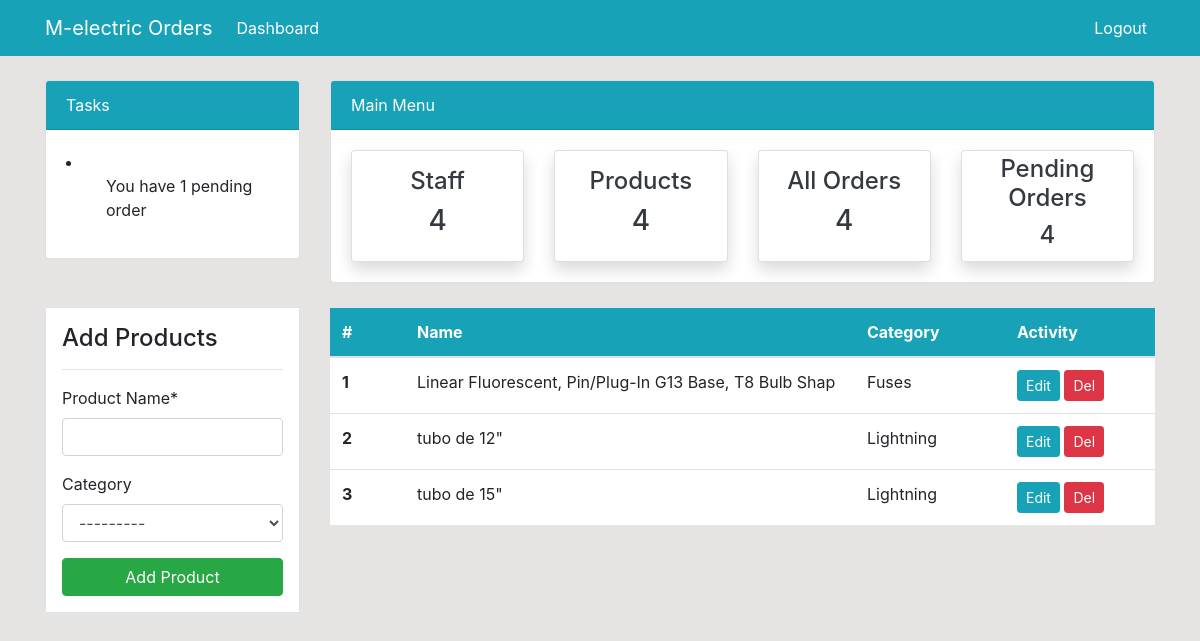
/products (signed in), run on the app's committed database.
### dashboard/models.py (models this page shows, shortened)
class Product(models.Model):
	product_name = models.CharField('Product Name', max_length=100)
	category = models.ForeignKey(Category, blank=True, null=True, on_delete=models.CASCADE)

class Category(models.Model):
	category_name = models.CharField('Category', max_length=50)
	def __str__(self):
		return self.category_name

### dashboard/views.py (the view)
# urls.py: path('products', views.products, name='products'),
@login_required
def products(request):
    products_list = Product.objects.all()
    if request.method == 'POST':
        form = ProductForm(request.POST)
        if form.is_valid:
            form.save()
            return redirect('products')
    else:
        form = ProductForm()
    context = {
        'products_list': products_list,
        'form': form,
    }
    return render(request, 'dashboard/products.html', context)

### dashboard/forms.py
class ProductForm(forms.ModelForm):
    class Meta:
        model = Product
        fields = ['product_name','category']

### templates/dashboard/products.html (shortened to what this page needs)
{% extends 'partials/base.html' %}
{% load crispy_forms_tags %}
{% block content %}
{% include 'partials/topnav.html' %}
    <div class="container">
        <div class="row my-4">
            <div class="col-md-3">
                <div class="border bg-white p-3">
                    <h4>Add Products</h4>
                    <hr>
                    <form method="POST">
                        {{ form|crispy }}
                        <input class="btn btn-success btn-block" type="submit" value="Add Product">
                    </form>
                </div>
            </div>
            <div class="col-md-9">
                <table class="table bg-white">
                    <thead class="bg-info">
                        <tr class="text-white">
                            <th scope="col" class="col-1" >#</th>
                            <th scope="col" class="col-6">Name</th>
                            <th scope="col" class="col-2">Category</th>
                            <th scope="col" class="col-2">Activity</th>
                        </tr>
                    </thead>
                    <tbody>
                    {% for product in products_list %}
                        <tr>
                            <th scope="row">{{ forloop.counter }}</th>
                            <td>{{ product.product_name }}</td>
                            <td>{{ product.category }}</td>
                            <td>
                                <a class="btn btn-info btn-sm" href="{% url 'product-update' product.id %}">Edit</a>
                                <a class="btn btn-danger btn-sm" href="{% url 'product-delete' product.id %}">Del</a>
                            </td>
                        </tr>
                    {% endfor %}
                    </tbody>
                </table>
            </div>
        </div>
    </div>
{% endblock %}

### static/style.css (style rules this page uses)
body { background: rgb(230, 227, 227); }

### data on the page
Product: product_name "Linear Fluorescent, Pin/Plug-In G13 Base, T8 Bulb Shap", category "Fuses"
Product: product_name "tubo de 12\"", category "Lightning"
Product: product_name "tubo de 15\"", category "Lightning"
